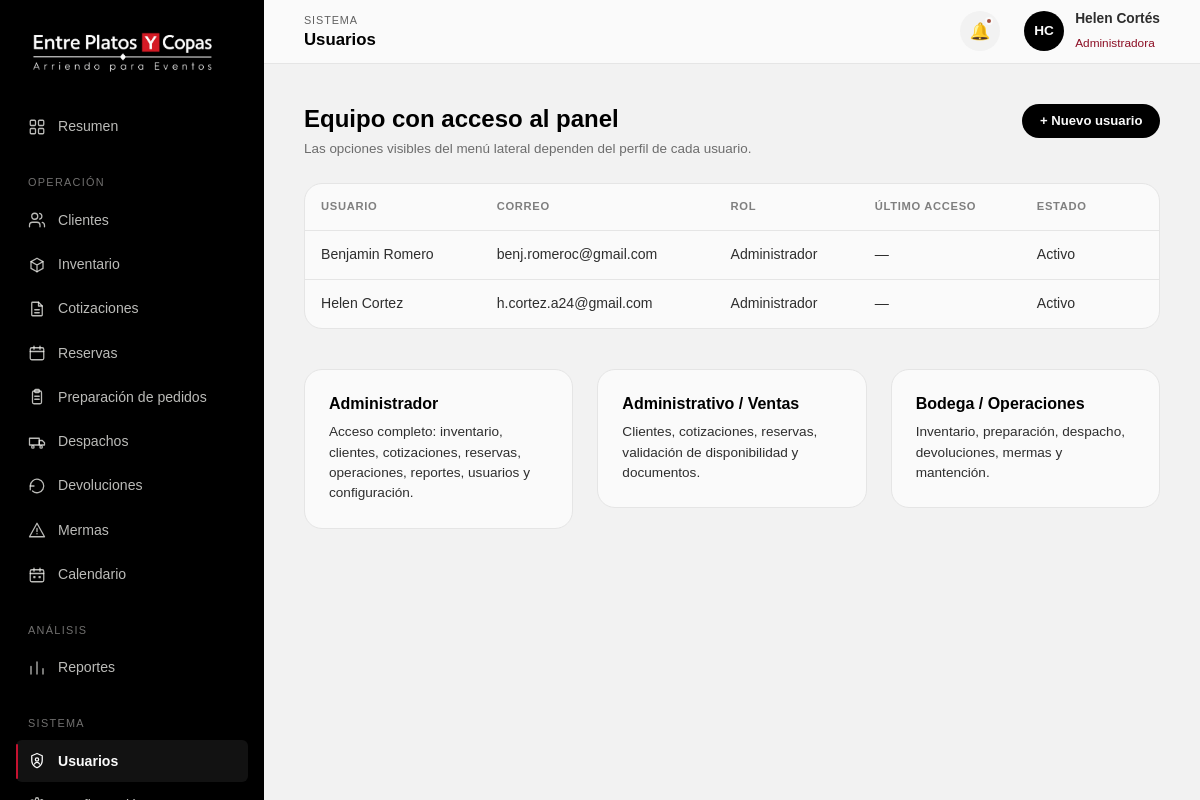
Page /gestion/usuarios/ (signed in) on the committed database.
### Inventario/models.py (models this page shows, shortened)
class Usuario(models.Model):
    negocio = models.ForeignKey(
        Negocio,
        on_delete=models.CASCADE,
        related_name="usuarios"
    )
    rol = models.ForeignKey(
        Rol,
        on_delete=models.PROTECT,
        related_name="usuarios"
    )
    nombre = models.CharField(max_length=100)
    apellido = models.CharField(max_length=100)
    email = models.EmailField(
        max_length=150,
        unique=True
    )
    password = models.CharField(max_length=255)
    activo = models.BooleanField(default=True)
    fecha_creacion = models.DateTimeField(auto_now_add=True)
    fecha_actualizacion = models.DateTimeField(auto_now=True)
    class Meta:
        db_table = "usuario"

class Rol(models.Model):
    nombre = models.CharField(max_length=50, unique=True)
    descripcion = models.CharField(max_length=255, blank=True)
    class Meta:
        db_table = "rol"

### Inventario/views.py (the view, shortened to what this page needs)
@solo_administrador
def gestion_usuarios(request):
    negocio = obtener_negocio()
    usuarios = (
        Usuario.objects
        .filter(negocio=negocio)
        .select_related("rol")
        .order_by("nombre", "apellido")
    )
    roles = Rol.objects.all().order_by("nombre")
    return render(
        request,
        "usuarios.html",
        {
            "usuarios": usuarios,
            "roles": roles,
        },
    )

### Inventario/views.py (called while the page is built)
def obtener_negocio():
    return Negocio.objects.filter(activo=True).order_by("id").first()

### gestion/templates/usuarios.html (shortened to what this page needs)
{% load static %}
<!DOCTYPE html>
<html lang="es">
<head>
<link rel="stylesheet" href="{% static 'css/admin.css' %}?v=sidebar-design-2">
</head>
<body>
<div class="admin-shell">
  <aside class="admin-sidebar" id="admin-sidebar">
    <div class="sidebar-brand">
      <a href="{% url 'index' %}"><img src="{% static 'images/logo2.jpg' %}" alt="Entre Platos y Copas"></a>
    </div>
    <nav class="sidebar-nav">
      <a href="{% url 'inicio' %}" class="sidebar-link"><span class="nav-icon"></span><span class="nav-label">Resumen</span></a>
      <span class="sidebar-group-label">Operación</span>
      <a href="{% url 'gestion_clientes' %}" class="sidebar-link"><span class="nav-icon"></span><span class="nav-label">Clientes</span></a>
      <a href="{% url 'gestion_inventario' %}" class="sidebar-link"><span class="nav-icon"></span><span class="nav-label">Inventario</span></a>
      <a href="{% url 'gestion_cotizaciones' %}" class="sidebar-link"><span class="nav-icon"></span><span class="nav-label">Cotizaciones</span></a>
      <a href="{% url 'gestion_reservas' %}" class="sidebar-link"><span class="nav-icon"></span><span class="nav-label">Reservas</span></a>
      <a href="{% url 'gestion_preparacion' %}" class="sidebar-link"><span class="nav-icon"></span><span class="nav-label">Preparación de pedidos</span></a>
      <a href="{% url 'gestion_despachos' %}" class="sidebar-link"><span class="nav-icon"></span><span class="nav-label">Despachos</span></a>
      <a href="{% url 'gestion_devoluciones' %}" class="sidebar-link"><span class="nav-icon"></span><span class="nav-label">Devoluciones</span></a>
      <a href="{% url 'gestion_mermas' %}" class="sidebar-link"><span class="nav-icon"></span><span class="nav-label">Mermas</span></a>
      <a href="{% url 'gestion_calendario' %}" class="sidebar-link"><span class="nav-icon"></span><span class="nav-label">Calendario</span></a>
      <span class="sidebar-group-label">Análisis</span>
      <a href="{% url 'gestion_reportes' %}" class="sidebar-link"><span class="nav-icon"></span><span class="nav-label">Reportes</span></a>
      <span class="sidebar-group-label">Sistema</span>
      <a href="{% url 'gestion_usuarios' %}" class="sidebar-link"><span class="nav-icon"></span><span class="nav-label">Usuarios</span></a>
      <a href="{% url 'gestion_configuracion' %}" class="sidebar-link"><span class="nav-label"></span></a>
    </nav>
  </aside>
  <div class="admin-main">
    <header class="admin-topbar">
      <div style="display:flex;align-items:center;gap:1rem;">
        <div class="topbar-title">
          <span class="eyebrow">Sistema</span>
          <h1>Usuarios</h1>
        </div>
      </div>
      <div class="topbar-actions">
        <button class="icon-btn" aria-label="Notificaciones"><span class="dot"></span>🔔</button>
        <div class="topbar-user">
          <div class="user-avatar">HC</div>
          <div class="user-info"><strong>Helen Cortés</strong><span>Administradora</span></div>
        </div>
      </div>
    </header>
    <main class="admin-content">
      <div class="page-head">
        <div>
          <h1>Equipo con acceso al panel</h1>
          <p>Las opciones visibles del menú lateral dependen del perfil de cada usuario.</p>
        </div>
        <div class="page-head-actions">
          <button class="btn btn-primary" id="btn-nuevo-usuario">+ Nuevo usuario</button>
        </div>
      </div>
      <div class="table-wrap">
        <table class="data-table">
          <thead><tr><th>Usuario</th><th>Correo</th><th>Rol</th><th>Último acceso</th><th>Estado</th><th></th></tr></thead>
          <tbody id="usr-tbody">
{% for usuario in usuarios %}
<tr><td>{{ usuario.nombre }} {{ usuario.apellido }}</td><td>{{ usuario.email }}</td><td>{{ usuario.rol.nombre }}</td><td>—</td><td>{% if usuario.activo %}Activo{% else %}Inactivo{% endif %}</td><td></td></tr>
{% empty %}<tr><td colspan="6" class="empty-state">No hay usuarios.</td></tr>{% endfor %}
</tbody>
        </table>
      </div>
      <div class="section-row" style="grid-template-columns:repeat(3,1fr);margin-top:var(--space-lg);">
        <div class="card">
          <h3 style="font-size:1rem;margin-bottom:0.5rem;">Administrador</h3>
          <p class="cell-muted" style="font-size:0.85rem;">Acceso completo: inventario, clientes, cotizaciones, reservas, operaciones, reportes, usuarios y configuración.</p>
        </div>
        <div class="card">
          <h3 style="font-size:1rem;margin-bottom:0.5rem;">Administrativo / Ventas</h3>
          <p class="cell-muted" style="font-size:0.85rem;">Clientes, cotizaciones, reservas, validación de disponibilidad y documentos.</p>
        </div>
        <div class="card">
          <h3 style="font-size:1rem;margin-bottom:0.5rem;">Bodega / Operaciones</h3>
          <p class="cell-muted" style="font-size:0.85rem;">Inventario, preparación, despacho, devoluciones, mermas y mantención.</p>
        </div>
      </div>
    </main>
  </div>
</div>
</body>
</html>

### rows in the picture
Usuario: nombre "Benjamin", apellido "Romero", email "benj.romeroc@gmail.com", rol.nombre "Administrador", activo "Activo"
Usuario: nombre "Helen", apellido "Cortez", email "h.cortez.a24@gmail.com", rol.nombre "Administrador", activo "Activo"
